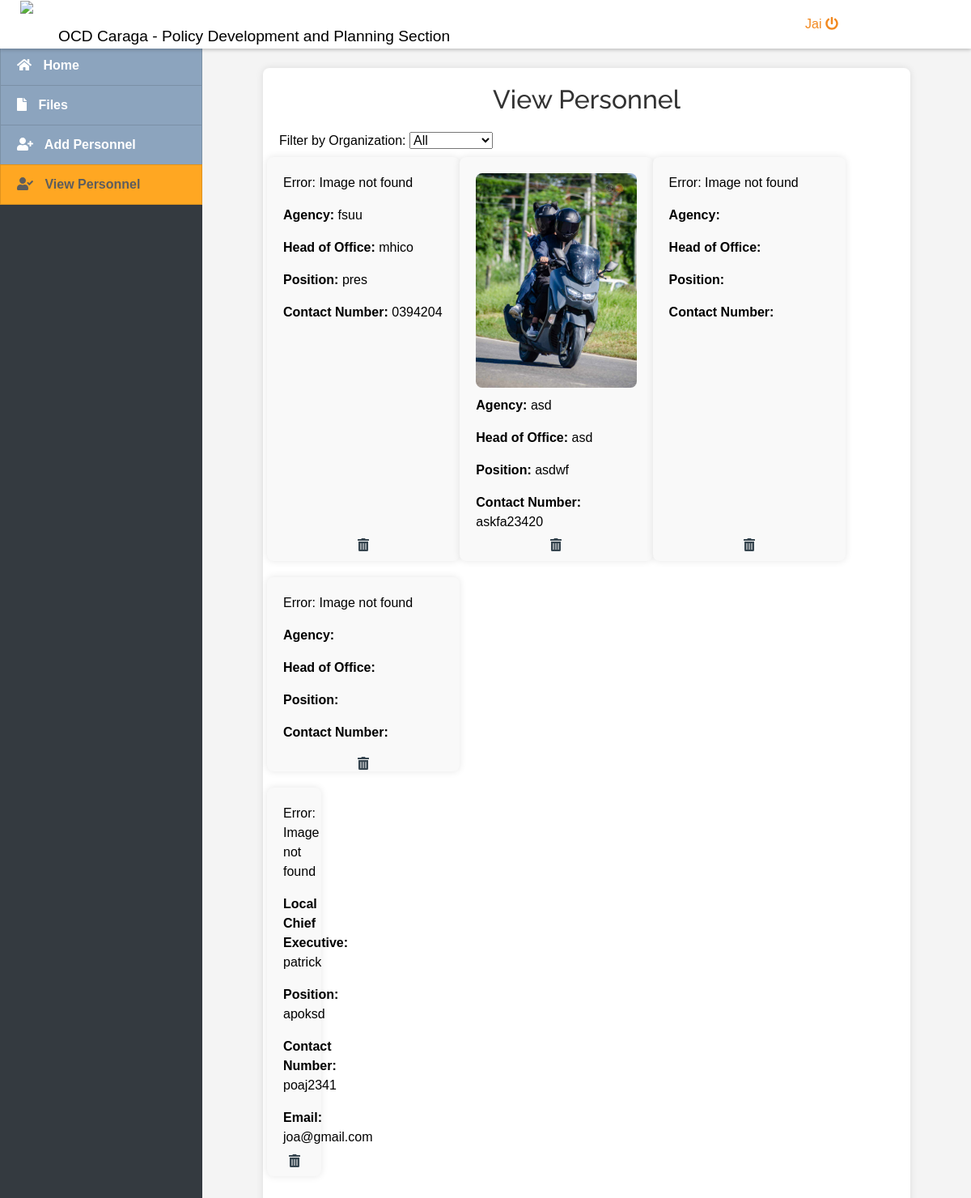
Screenshot of /index.php?page=viewpers (signed in) with the database file from the repository.
### tables this page shows
CREATE TABLE `rdrrmc` (
  `id` int(11) NOT NULL,
  `image` varchar(255) DEFAULT NULL,
  `agency` varchar(255) DEFAULT NULL,
  `head_of_office` varchar(255) DEFAULT NULL,
  `position_r` varchar(255) DEFAULT NULL,
  `contact_number_r` varchar(20) DEFAULT NULL,
  `email_r` varchar(255) DEFAULT NULL,
  `office_address_r` varchar(255) DEFAULT NULL,
  `focal_person_id` int(11) DEFAULT NULL
);

CREATE TABLE `ldrrmos` (
  `id` int(11) NOT NULL,
  `local_chief_executive` varchar(255) DEFAULT NULL,
  `local_drrm_officer` varchar(255) DEFAULT NULL,
  `position_l` varchar(255) DEFAULT NULL,
  `designation` varchar(255) DEFAULT NULL,
  `contact_number_l` varchar(20) DEFAULT NULL,
  `email_l` varchar(255) DEFAULT NULL,
  `office_address_l` varchar(255) DEFAULT NULL,
  `image` varchar(255) NOT NULL
);

### viewpers.php (the view, shortened to what this page needs)
<?php include 'db_connect.php'; ?>
<!DOCTYPE html>
<html lang="en">
<head>
    <link rel="stylesheet" href="https://cdnjs.cloudflare.com/ajax/libs/font-awesome/5.15.4/css/all.min.css">
</head>
<body>
<div class="container">
    <h2>View Personnel</h2>
    <div>
        <label for="organization">Filter by Organization:</label>
        <select id="organization" onchange="filterOrganization()">
            <option value="all">All</option>
        </select>
    </div>
    <div class="personnel-list" id="personnelList">
        <div class="row">
            <?php
            $sql_rdrrmc = "SELECT * FROM rdrrmc";
            $result_rdrrmc = $conn->query($sql_rdrrmc);
            if ($result_rdrrmc && $result_rdrrmc->num_rows > 0) {
                while ($row_rdrrmc = $result_rdrrmc->fetch_assoc()) {
                    echo "<div class='person' data-org='rdrrmc' onclick='showDetails({$row_rdrrmc['id']})'>";                    echo "<button class='delete-btn' onclick='deletePerson({$row_rdrrmc['id']}, \"rdrrmc\")'><i class='fas fa-trash-alt'></i></button>";
                    $imageURL_rdrrmc = $row_rdrrmc['image'] ? 'uploads/' . $row_rdrrmc['image'] : 'uploads/default_image.jpg';
                    if (file_exists($imageURL_rdrrmc)) {
                        echo "<img src='{$imageURL_rdrrmc}' class='person-image'>";
                    } else {
                        echo "<p>Error: Image not found</p>";
                    }
                    echo "<p><strong>Agency:</strong> " . $row_rdrrmc['agency'] . "</p>";
                    echo "<p><strong>Head of Office:</strong> " . $row_rdrrmc['head_of_office'] . "</p>";
                    echo "<p><strong>Position:</strong> " . $row_rdrrmc['position_r'] . "</p>";
                    echo "<p><strong>Contact Number:</strong> " . $row_rdrrmc['contact_number_r'] . "</p>";
                    echo "</div>";
                }
            } else {
                echo "<p>No RDRRMC personnel found</p>";
            }
            ?>
        </div>
        <div class="row">
        <?php
$sql_ldrrmos = "SELECT * FROM ldrrmos";
$result_ldrrmos = $conn->query($sql_ldrrmos);
if ($result_ldrrmos && $result_ldrrmos->num_rows > 0) {
    while ($row_ldrrmos = $result_ldrrmos->fetch_assoc()) {
        echo "<div class='person' data-org='ldrrmos' onclick='showDetails({$row_ldrrmos['id']})'>";
        echo "<button class='delete-btn' onclick='deletePerson({$row_ldrrmos['id']}, \"ldrrmos\")'><i class='fas fa-trash-alt'></i></button>";
        $imageURL_ldrrmos = $row_ldrrmos['image'] ? 'uploads/' . $row_ldrrmos['image'] : 'uploads/default_image.jpg';
        if (file_exists($imageURL_ldrrmos)) {
            echo "<img src='{$imageURL_ldrrmos}' class='person-image'>";
        } else {
            echo "<p>Error: Image not found</p>";
        }
        echo "<p><strong>Local Chief Executive:</strong> " . $row_ldrrmos['local_chief_executive'] . "</p>";
        echo "<p><strong>Position:</strong> " . $row_ldrrmos['position_l'] . "</p>";
        echo "<p><strong>Contact Number:</strong> " . $row_ldrrmos['contact_number_l'] . "</p>";
        echo "<p><strong>Email:</strong> " . $row_ldrrmos['email_l'] . "</p>";
        echo "</div>";
    }
} else {
    echo "<p>No LDRRMOS personnel found</p>";
}
?>
        </div>
    </div>
</div>
</body>
</html>

### assets/css/style.css (style rules this page uses)
body { font-family: "Open Sans", sans-serif; color: #000000; width: 100%; height: calc(100%); }
h1, h2, h3, h4, h5, h6 { font-family: "Raleway", sans-serif; }

### styles.css (style rules this page uses)
.row { display: flex; -ms-flex-wrap: wrap; flex-wrap: wrap; margin-right: 0vw; margin-left: -15px; }

### index.php (style rules this page uses)
body { background: #80808045; }

### viewpers.php (style rules this page uses)
body { font-family: Arial, sans-serif; background-color: #f4f4f4; margin: 0; padding: 0; }
.container { margin: 20px auto; padding: 20px; background-color: #fff; border-radius: 8px; box-shadow: 0 0 10px rgba(0, 0, 0, 0.1); max-width: 800px; }
h2 { color: #333; margin-bottom: 20px; text-align: center; }
.personnel-list { display: flex; flex-wrap: wrap; justify-content: space-between; margin-bottom: 20px; }
.person { width: calc(33.33% - 20px); background-color: #f9f9f9; border-radius: 8px; padding: 20px; box-shadow: 0 0 10px rgba(0, 0, 0, 0.1); margin-bottom: 20px; box-sizing: border-box; cursor: pointer; position: relative; }
.person img { width: 100%; border-radius: 8px; margin-bottom: 10px; }
.delete-btn { position: absolute; top: 10px; right: 10px; background-color: #ff0000; color: #fff; border: none; border-radius: 50%; width: 30px; height: 30px; font-size: 14px; cursor: pointer; display: flex; justify-content: center; align-items: center; }
.delete-btn { position: absolute; top: 96%; left: 50%; transform: translate(-50%, -50%); background-color: transparent; color: #36454F; border: none; cursor: pointer; padding: 0; font-size: 16px; }

### rows the page displays
rdrrmc: image "Error: Image not found", agency "fsuu", head_of_office "mhico", position_r "pres", contact_number_r "0394204"
rdrrmc: image (picture), agency "asd", head_of_office "asd", position_r "asdwf", contact_number_r "askfa23420"
rdrrmc: shows "Error: Image not found"
rdrrmc: shows "Error: Image not found"
ldrrmos: image "Error: Image not found", local_chief_executive "patrick", position_l "apoksd", contact_number_l "poaj2341", email_l "joa@gmail.com"

### other values shown
$_SESSION['login_name'] "Jai"
